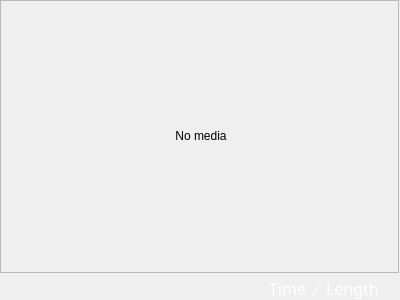
<?xml version="1.0" encoding="UTF-8"?>
<ui version="4.0">
 <class>AtmelMediaPlayer</class>
 <widget class="QWidget" name="AtmelMediaPlayer">
  <property name="geometry">
   <rect>
    <x>0</x>
    <y>0</y>
    <width>400</width>
    <height>300</height>
   </rect>
  </property>
  <property name="sizePolicy">
   <sizepolicy hsizetype="Preferred" vsizetype="Preferred">
    <horstretch>0</horstretch>
    <verstretch>0</verstretch>
   </sizepolicy>
  </property>
  <property name="windowTitle">
   <string>AtmelMediaPlayer</string>
  </property>
  <layout class="QVBoxLayout" name="verticalLayout_2">
   <property name="leftMargin">
    <number>0</number>
   </property>
   <property name="topMargin">
    <number>0</number>
   </property>
   <property name="rightMargin">
    <number>0</number>
   </property>
   <property name="bottomMargin">
    <number>0</number>
   </property>
   <item>
    <layout class="QVBoxLayout" name="masterLayout">
     <property name="spacing">
      <number>2</number>
     </property>
     <property name="topMargin">
      <number>0</number>
     </property>
     <item>
      <layout class="QHBoxLayout" name="horizontalLayout_2">
       <item>
        <widget class="QLabel" name="info">
         <property name="autoFillBackground">
          <bool>true</bool>
         </property>
         <property name="frameShape">
          <enum>QFrame::StyledPanel</enum>
         </property>
         <property name="frameShadow">
          <enum>QFrame::Sunken</enum>
         </property>
         <property name="lineWidth">
          <number>2</number>
         </property>
         <property name="text">
          <string>&lt;center&gt;No media&lt;/center&gt;</string>
         </property>
        </widget>
       </item>
       <item>
        <spacer name="verticalSpacer">
         <property name="orientation">
          <enum>Qt::Vertical</enum>
         </property>
         <property name="sizeHint" stdset="0">
          <size>
           <width>1</width>
           <height>2</height>
          </size>
         </property>
        </spacer>
       </item>
      </layout>
     </item>
     <item>
      <widget class="QWidget" name="videoWindow" native="true">
       <layout class="QVBoxLayout" name="verticalLayout_5">
        <property name="leftMargin">
         <number>0</number>
        </property>
        <property name="topMargin">
         <number>0</number>
        </property>
        <property name="rightMargin">
         <number>0</number>
        </property>
        <property name="bottomMargin">
         <number>0</number>
        </property>
        <item>
         <layout class="QVBoxLayout" name="videoLayout">
          <property name="spacing">
           <number>0</number>
          </property>
         </layout>
        </item>
       </layout>
      </widget>
     </item>
     <item>
      <widget class="QWidget" name="buttonPanel" native="true">
       <layout class="QVBoxLayout" name="verticalLayout_3">
        <property name="leftMargin">
         <number>0</number>
        </property>
        <property name="topMargin">
         <number>0</number>
        </property>
        <property name="rightMargin">
         <number>0</number>
        </property>
        <property name="bottomMargin">
         <number>0</number>
        </property>
        <item>
         <layout class="QVBoxLayout" name="buttonPanelLayout">
          <property name="spacing">
           <number>0</number>
          </property>
          <property name="topMargin">
           <number>0</number>
          </property>
          <item>
           <widget class="QWidget" name="sliderWidget" native="true">
            <layout class="QVBoxLayout" name="verticalLayout">
             <property name="leftMargin">
              <number>5</number>
             </property>
             <property name="topMargin">
              <number>0</number>
             </property>
             <property name="rightMargin">
              <number>5</number>
             </property>
             <property name="bottomMargin">
              <number>0</number>
             </property>
             <item>
              <layout class="QHBoxLayout" name="sliderLayout">
               <property name="spacing">
                <number>0</number>
               </property>
              </layout>
             </item>
            </layout>
           </widget>
          </item>
          <item>
           <widget class="QWidget" name="controlBoxWidget" native="true">
            <property name="sizePolicy">
             <sizepolicy hsizetype="Preferred" vsizetype="Preferred">
              <horstretch>0</horstretch>
              <verstretch>0</verstretch>
             </sizepolicy>
            </property>
            <property name="styleSheet">
             <string notr="true">border-image: url(:/resources/mediaPlayer/nav-filler.png);</string>
            </property>
            <layout class="QVBoxLayout" name="verticalLayout_4">
             <property name="topMargin">
              <number>0</number>
             </property>
             <property name="bottomMargin">
              <number>0</number>
             </property>
             <item>
              <layout class="QHBoxLayout" name="horizontalLayout">
               <item>
                <widget class="QPushButton" name="stopButton">
                 <property name="sizePolicy">
                  <sizepolicy hsizetype="Preferred" vsizetype="Preferred">
                   <horstretch>0</horstretch>
                   <verstretch>0</verstretch>
                  </sizepolicy>
                 </property>
                 <property name="focusPolicy">
                  <enum>Qt::NoFocus</enum>
                 </property>
                 <property name="styleSheet">
                  <string notr="true"/>
                 </property>
                 <property name="text">
                  <string/>
                 </property>
                 <property name="icon">
                  <iconset resource="playerResources.qrc">
                   <normaloff>:/resources/mediaPlayer/stop.png</normaloff>:/resources/mediaPlayer/stop.png</iconset>
                 </property>
                 <property name="iconSize">
                  <size>
                   <width>50</width>
                   <height>40</height>
                  </size>
                 </property>
                 <property name="flat">
                  <bool>true</bool>
                 </property>
                </widget>
               </item>
               <item>
                <widget class="QPushButton" name="playButton">
                 <property name="sizePolicy">
                  <sizepolicy hsizetype="Preferred" vsizetype="Preferred">
                   <horstretch>0</horstretch>
                   <verstretch>0</verstretch>
                  </sizepolicy>
                 </property>
                 <property name="minimumSize">
                  <size>
                   <width>0</width>
                   <height>0</height>
                  </size>
                 </property>
                 <property name="focusPolicy">
                  <enum>Qt::NoFocus</enum>
                 </property>
                 <property name="autoFillBackground">
                  <bool>false</bool>
                 </property>
                 <property name="styleSheet">
                  <string notr="true"/>
                 </property>
                 <property name="text">
                  <string/>
                 </property>
                 <property name="icon">
                  <iconset resource="playerResources.qrc">
                   <normaloff>:/resources/mediaPlayer/play.png</normaloff>:/resources/mediaPlayer/play.png</iconset>
                 </property>
                 <property name="iconSize">
                  <size>
                   <width>50</width>
                   <height>40</height>
                  </size>
                 </property>
                 <property name="autoDefault">
                  <bool>false</bool>
                 </property>
                 <property name="default">
                  <bool>false</bool>
                 </property>
                 <property name="flat">
                  <bool>true</bool>
                 </property>
                </widget>
               </item>
               <item>
                <spacer name="horizontalSpacer">
                 <property name="orientation">
                  <enum>Qt::Horizontal</enum>
                 </property>
                 <property name="sizeHint" stdset="0">
                  <size>
                   <width>40</width>
                   <height>20</height>
                  </size>
                 </property>
                </spacer>
               </item>
               <item>
                <spacer name="horizontalSpacer_3">
                 <property name="orientation">
                  <enum>Qt::Horizontal</enum>
                 </property>
                 <property name="sizeType">
                  <enum>QSizePolicy::Fixed</enum>
                 </property>
                 <property name="sizeHint" stdset="0">
                  <size>
                   <width>10</width>
                   <height>10</height>
                  </size>
                 </property>
                </spacer>
               </item>
               <item>
                <widget class="QLabel" name="timeLabel">
                 <property name="minimumSize">
                  <size>
                   <width>50</width>
                   <height>0</height>
                  </size>
                 </property>
                 <property name="palette">
                  <palette>
                   <active>
                    <colorrole role="WindowText">
                     <brush brushstyle="SolidPattern">
                      <color alpha="255">
                       <red>255</red>
                       <green>255</green>
                       <blue>255</blue>
                      </color>
                     </brush>
                    </colorrole>
                    <colorrole role="ButtonText">
                     <brush brushstyle="SolidPattern">
                      <color alpha="255">
                       <red>255</red>
                       <green>255</green>
                       <blue>255</blue>
                      </color>
                     </brush>
                    </colorrole>
                   </active>
                   <inactive>
                    <colorrole role="WindowText">
                     <brush brushstyle="SolidPattern">
                      <color alpha="255">
                       <red>255</red>
                       <green>255</green>
                       <blue>255</blue>
                      </color>
                     </brush>
                    </colorrole>
                    <colorrole role="ButtonText">
                     <brush brushstyle="SolidPattern">
                      <color alpha="255">
                       <red>255</red>
                       <green>255</green>
                       <blue>255</blue>
                      </color>
                     </brush>
                    </colorrole>
                   </inactive>
                   <disabled>
                    <colorrole role="WindowText">
                     <brush brushstyle="SolidPattern">
                      <color alpha="255">
                       <red>150</red>
                       <green>147</green>
                       <blue>140</blue>
                      </color>
                     </brush>
                    </colorrole>
                    <colorrole role="ButtonText">
                     <brush brushstyle="SolidPattern">
                      <color alpha="255">
                       <red>150</red>
                       <green>147</green>
                       <blue>140</blue>
                      </color>
                     </brush>
                    </colorrole>
                   </disabled>
                  </palette>
                 </property>
                 <property name="font">
                  <font>
                   <family>Sans Serif</family>
                   <pointsize>12</pointsize>
                  </font>
                 </property>
                 <property name="layoutDirection">
                  <enum>Qt::LeftToRight</enum>
                 </property>
                 <property name="styleSheet">
                  <string notr="true"/>
                 </property>
                 <property name="text">
                  <string>Time</string>
                 </property>
                 <property name="alignment">
                  <set>Qt::AlignRight|Qt::AlignTrailing|Qt::AlignVCenter</set>
                 </property>
                </widget>
               </item>
               <item>
                <widget class="QLabel" name="label">
                 <property name="palette">
                  <palette>
                   <active>
                    <colorrole role="WindowText">
                     <brush brushstyle="SolidPattern">
                      <color alpha="255">
                       <red>255</red>
                       <green>255</green>
                       <blue>255</blue>
                      </color>
                     </brush>
                    </colorrole>
                    <colorrole role="ButtonText">
                     <brush brushstyle="SolidPattern">
                      <color alpha="255">
                       <red>255</red>
                       <green>255</green>
                       <blue>255</blue>
                      </color>
                     </brush>
                    </colorrole>
                   </active>
                   <inactive>
                    <colorrole role="WindowText">
                     <brush brushstyle="SolidPattern">
                      <color alpha="255">
                       <red>255</red>
                       <green>255</green>
                       <blue>255</blue>
                      </color>
                     </brush>
                    </colorrole>
                    <colorrole role="ButtonText">
                     <brush brushstyle="SolidPattern">
                      <color alpha="255">
                       <red>255</red>
                       <green>255</green>
                       <blue>255</blue>
                      </color>
                     </brush>
                    </colorrole>
                   </inactive>
                   <disabled>
                    <colorrole role="WindowText">
                     <brush brushstyle="SolidPattern">
                      <color alpha="255">
                       <red>150</red>
                       <green>147</green>
                       <blue>140</blue>
                      </color>
                     </brush>
                    </colorrole>
                    <colorrole role="ButtonText">
                     <brush brushstyle="SolidPattern">
                      <color alpha="255">
                       <red>150</red>
                       <green>147</green>
                       <blue>140</blue>
                      </color>
                     </brush>
                    </colorrole>
                   </disabled>
                  </palette>
                 </property>
                 <property name="font">
                  <font>
                   <family>Bitstream Charter</family>
                   <pointsize>12</pointsize>
                  </font>
                 </property>
                 <property name="styleSheet">
                  <string notr="true"/>
                 </property>
                 <property name="text">
                  <string>/</string>
                 </property>
                </widget>
               </item>
               <item>
                <widget class="QLabel" name="lengthLabel">
                 <property name="minimumSize">
                  <size>
                   <width>50</width>
                   <height>0</height>
                  </size>
                 </property>
                 <property name="palette">
                  <palette>
                   <active>
                    <colorrole role="WindowText">
                     <brush brushstyle="SolidPattern">
                      <color alpha="255">
                       <red>255</red>
                       <green>255</green>
                       <blue>255</blue>
                      </color>
                     </brush>
                    </colorrole>
                   </active>
                   <inactive>
                    <colorrole role="WindowText">
                     <brush brushstyle="SolidPattern">
                      <color alpha="255">
                       <red>255</red>
                       <green>255</green>
                       <blue>255</blue>
                      </color>
                     </brush>
                    </colorrole>
                   </inactive>
                   <disabled>
                    <colorrole role="WindowText">
                     <brush brushstyle="SolidPattern">
                      <color alpha="255">
                       <red>150</red>
                       <green>147</green>
                       <blue>140</blue>
                      </color>
                     </brush>
                    </colorrole>
                   </disabled>
                  </palette>
                 </property>
                 <property name="font">
                  <font>
                   <family>Sans Serif</family>
                   <pointsize>12</pointsize>
                  </font>
                 </property>
                 <property name="styleSheet">
                  <string notr="true"/>
                 </property>
                 <property name="text">
                  <string>Length</string>
                 </property>
                </widget>
               </item>
               <item>
                <spacer name="horizontalSpacer_2">
                 <property name="orientation">
                  <enum>Qt::Horizontal</enum>
                 </property>
                 <property name="sizeType">
                  <enum>QSizePolicy::Fixed</enum>
                 </property>
                 <property name="sizeHint" stdset="0">
                  <size>
                   <width>10</width>
                   <height>10</height>
                  </size>
                 </property>
                </spacer>
               </item>
              </layout>
             </item>
            </layout>
           </widget>
          </item>
         </layout>
        </item>
       </layout>
      </widget>
     </item>
    </layout>
   </item>
  </layout>
 </widget>
 <layoutdefault spacing="6" margin="11"/>
 <resources>
  <include location="playerResources.qrc"/>
 </resources>
 <connections/>
</ui>
